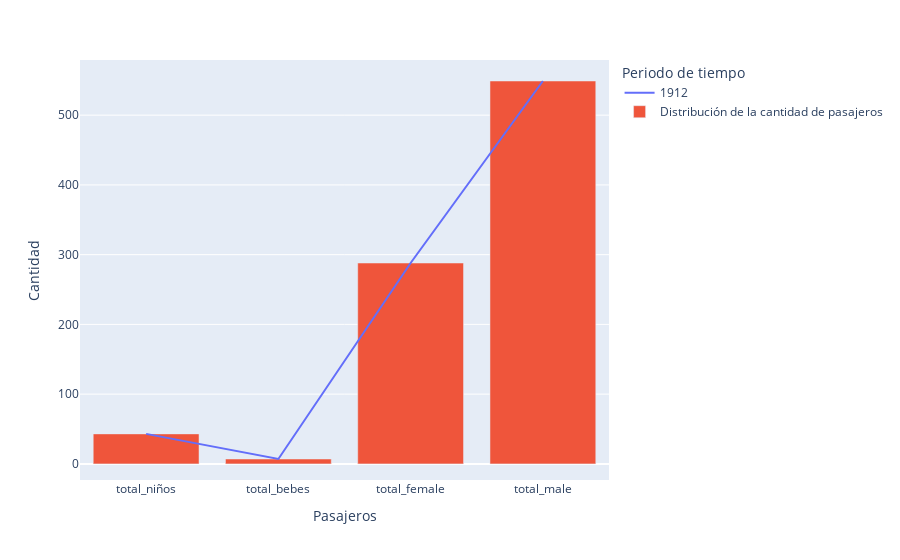

The cell this chart's notebook holds for it:
### Code cell
pasajeros = ["total_niños", "total_bebes", "total_female", "total_male"]
cantidades = [43, 7, 288, 549]  # Las cantidades correspondientes a cada categoría

fig = px.line(x=pasajeros, y=cantidades, color=px.Constant("1912"),
              labels=dict(x="Pasajeros", y="Cantidad", color="Periodo de tiempo"))
fig.add_bar(x=pasajeros, y=cantidades, name="Distribución de la cantidad de pasajeros")
fig.show()

### Figure 1 — Plotly figure (JSON) as saved in the notebook; plotly's stock layout.template omitted (floating-point values rounded to 4 significant figures)
{"data": [{"hovertemplate": "Periodo de tiempo=1912<br>Pasajeros=%{x}<br>Cantidad=%{y}<extra></extra>", "legendgroup": "1912", "line": {"color": "#636efa", "dash": "solid"}, "marker": {"symbol": "circle"}, "mode": "lines", "name": "1912", "orientation": "v", "showlegend": true, "type": "scatter", "x": ["total_niños", "total_bebes", "total_female", "total_male"], "xaxis": "x", "y": [43, 7, 288, 549], "yaxis": "y"}, {"name": "Distribución de la cantidad de pasajeros", "type": "bar", "x": ["total_niños", "total_bebes", "total_female", "total_male"], "y": [43, 7, 288, 549]}], "layout": {"legend": {"title": {"text": "Periodo de tiempo"}, "tracegroupgap": 0}, "margin": {"t": 60}, "xaxis": {"anchor": "y", "domain": [0, 1], "title": {"text": "Pasajeros"}}, "yaxis": {"anchor": "x", "domain": [0, 1], "title": {"text": "Cantidad"}}}}
